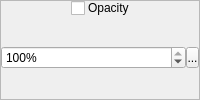
      <widget class="QFrame" name="frame_6">
       <property name="frameShape">
        <enum>QFrame::StyledPanel</enum>
       </property>
       <property name="frameShadow">
        <enum>QFrame::Raised</enum>
       </property>
       <layout class="QVBoxLayout" name="verticalLayout_8">
        <property name="spacing">
         <number>0</number>
        </property>
        <property name="margin">
         <number>0</number>
        </property>
        <item>
         <widget class="QWidget" name="widget_26" native="true">
          <property name="sizePolicy">
           <sizepolicy hsizetype="Preferred" vsizetype="Fixed">
            <horstretch>0</horstretch>
            <verstretch>0</verstretch>
           </sizepolicy>
          </property>
          <property name="styleSheet">
           <string notr="true">.QWidget
{
	border-width: 1px;
	border-style: solid;
	border-color: palette(window-text);
	background-color: palette(window-text);
}

.QWidget&gt;QLabel
{
	border-width: 0px;
	background-color: palette(window-text);
	color: palette(window);
	font-weight: bold;
}</string>
          </property>
          <layout class="QHBoxLayout" name="horizontalLayout_28">
           <property name="spacing">
            <number>3</number>
           </property>
           <property name="margin">
            <number>0</number>
           </property>
           <item>
            <spacer name="horizontalSpacer_13">
             <property name="orientation">
              <enum>Qt::Horizontal</enum>
             </property>
             <property name="sizeHint" stdset="0">
              <size>
               <width>10</width>
               <height>15</height>
              </size>
             </property>
            </spacer>
           </item>
           <item>
            <widget class="QCheckBox" name="cbOpacity">
             <property name="sizePolicy">
              <sizepolicy hsizetype="Fixed" vsizetype="Fixed">
               <horstretch>0</horstretch>
               <verstretch>0</verstretch>
              </sizepolicy>
             </property>
             <property name="text">
              <string/>
             </property>
            </widget>
           </item>
           <item>
            <widget class="QLabel" name="label_13">
             <property name="sizePolicy">
              <sizepolicy hsizetype="Fixed" vsizetype="Fixed">
               <horstretch>0</horstretch>
               <verstretch>0</verstretch>
              </sizepolicy>
             </property>
             <property name="text">
              <string>Opacity</string>
             </property>
            </widget>
           </item>
           <item>
            <spacer name="horizontalSpacer_14">
             <property name="orientation">
              <enum>Qt::Horizontal</enum>
             </property>
             <property name="sizeHint" stdset="0">
              <size>
               <width>10</width>
               <height>15</height>
              </size>
             </property>
            </spacer>
           </item>
          </layout>
         </widget>
        </item>
        <item>
         <widget class="QWidget" name="wOpacity" native="true">
          <layout class="QHBoxLayout" name="horizontalLayout_9">
           <property name="spacing">
            <number>0</number>
           </property>
           <property name="margin">
            <number>0</number>
           </property>
           <item>
            <widget class="QSpinBox" name="sbOpacity">
             <property name="accelerated">
              <bool>true</bool>
             </property>
             <property name="suffix">
              <string>%</string>
             </property>
             <property name="minimum">
              <number>0</number>
             </property>
             <property name="maximum">
              <number>100</number>
             </property>
             <property name="value">
              <number>100</number>
             </property>
            </widget>
           </item>
           <item>
            <widget class="SpinBoxSideButton" name="bOpacitySideButton">
             <property name="minimumSize">
              <size>
               <width>13</width>
               <height>21</height>
              </size>
             </property>
             <property name="maximumSize">
              <size>
               <width>13</width>
               <height>21</height>
              </size>
             </property>
             <property name="text">
              <string>...</string>
             </property>
             <property name="icon">
              <iconset resource="gui_icons.qrc">
               <normaloff>:/icons/spinBoxSideButton.png</normaloff>:/icons/spinBoxSideButton.png</iconset>
             </property>
             <property name="iconSize">
              <size>
               <width>8</width>
               <height>16</height>
              </size>
             </property>
            </widget>
           </item>
          </layout>
         </widget>
        </item>
       </layout>
      </widget>
